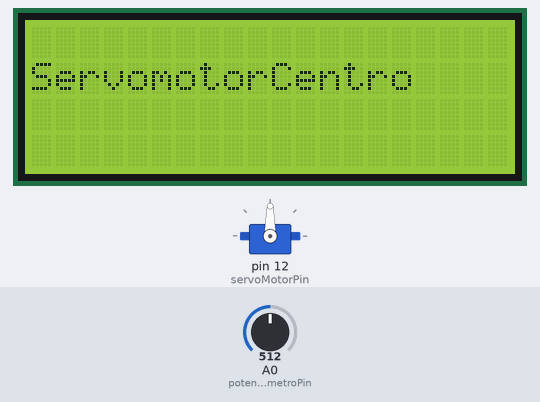
The sketch below on a simulated Arduino Uno, built with avr-gcc and run on an emulated ATmega328P. Parts: 20×4 character LCD, servo. The test bench sets the inputs (shaded band); at power-on: A0 (potenciometroPin) = 512.

Above: at 1.2 s.
1.3 s: A0 (potenciometroPin) set to 535
At 2.5 s:
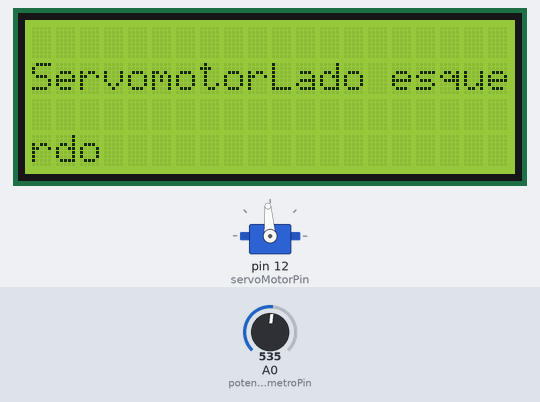
2.8 s: A0 (potenciometroPin) set to 306
At 3.6 s:
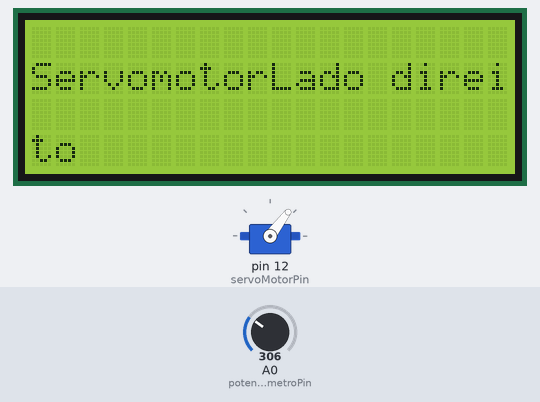
4.3 s: A0 (potenciometroPin) set to 122
At 5.5 s:
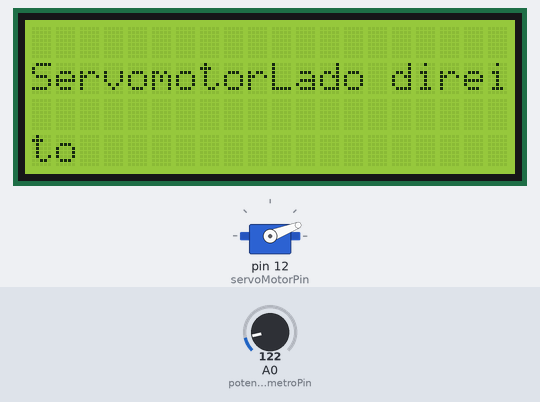
5.8 s: A0 (potenciometroPin) set to 80
At 6.4 s:
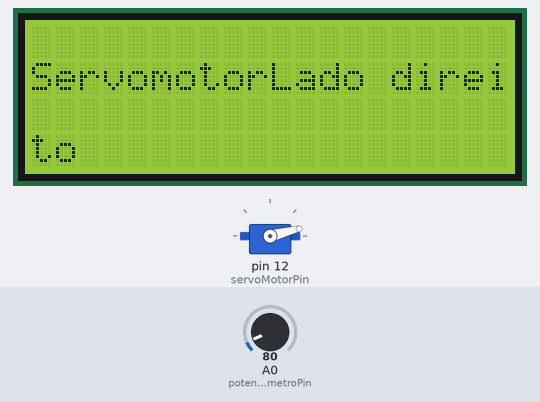
7.3 s: A0 (potenciometroPin) set to 716
At 8.4 s:
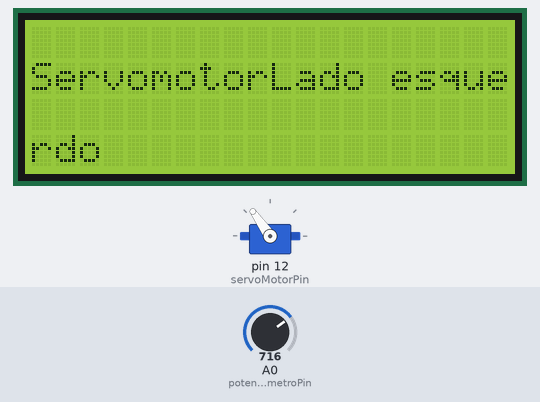
Timing chart, 0 to 10.3 s (numbered marks = the images above; inputs shaded):
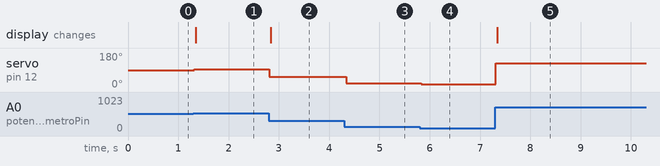

Measured:
- the behaviour switches between 517 and 518 on A0 (potenciometroPin) (found by bisection; images 0 and 1)
- after the input at 1.3 s, servo on pin 12 (servoMotorPin): 90° → 94° at once; the display: changes after 0.05 s (image 1)
- after the input at 2.8 s, servo on pin 12 (servoMotorPin): 94° → 53° at once; the display: changes at once (image 2)
- after the input at 4.3 s, servo on pin 12 (servoMotorPin): 53° → 21° at once
- after the input at 5.8 s, servo on pin 12 (servoMotorPin): 21° → 14° at once
- after the input at 7.3 s, servo on pin 12 (servoMotorPin): 14° → 125° at once; the display: changes after 0.05 s (image 5)

The sketch:

Arduino_com_servomotor_e_display_LCD.ino
```cpp
/***********************************************************************************************
 * EXEMPLO DE APLICAÇÃO USANDO SERVO COM DISPLAY LCD                                           *
 * BY: LAB+ PROJETOS - 18.04.18 - UPDATE: 05.07.21                                             *
 * ><><><><><><><><><><><><><><><><><><><><><><><><><><><><><><><><><><><><><><><><><><><><><><*
 * VARIÁVEL: const = define = const int (VARIÁVEL QUE POSSUI UM VALOR FIXO, "APENAS-LEITURA".) *
 ***********************************************************************************************/
#include "LiquidCrystal.h"                                      //Biblioteca para uso do LCD
#include "Servo.h"                                              //Biblioteca para uso do Servo
const int rs = 12, en = 11, d4 = 5, d5 = 4, d6 = 3, d7= 2;      //Declaração dos pinos para serem usados no LCD
LiquidCrystal lcd(rs, en, d4, d5, d6, d7);                      //Declaração dos pinos para serem usados no LCD
Servo servoMotorObj;                                            //Cria o objeto servo
int const potenciometroPin = 0;                                 //Variável para ajustar o ângulo inicial com o Potenciômetro
int const servoMotorPin = 12;                                   //Variável para o pino do Servo
int valPotenciometro;                                           //Variável usada para armazenar o valor lido no potenciômetro

void setup()
{
  lcd.begin(20, 4);                                             //Tipo de display LCD
  servoMotorObj.attach(servoMotorPin);                          //Declara o pino do servo
}

void loop()
{
  valPotenciometro = analogRead(potenciometroPin);              //Lendo o valor do potenciômetro (intervalo entre 0 e 1023)
  valPotenciometro = map(valPotenciometro, 0, 1023, 0, 180);    //Re-mapeia um número de um intervalo para outro (value, fromLow, fromHigh, toLow, toHigh)
  servoMotorObj.write(valPotenciometro);                        //Escreve e atualiza na variável o valor atual
  lcd.clear();                                                  //Limpa o display
  lcd.setCursor(0,1);                                           //Posição do texto a ser exibido
  lcd.print("Servomotor");                                      //Exibe o texto no LCD
  if (valPotenciometro < 90)                                    //Se o valor lido na variável for menor do que 90:
  {
    lcd.print("Lado direito");                                  //Exibe o texto no LCD
  }
  if (valPotenciometro == 90)                                   //Se o valor lido na variável for 90:
  {
    lcd.print("Centro");                                        //Exibe o texto no LCD
  }
  if (valPotenciometro > 90)                                    //Se o valor lido na variável for maior do que 90:
  {
    lcd.print("Lado esquerdo");                                 //Exibe o texto no LCD
  }
  delay(30);                                                    //Aguarda 30ms.
}
```
